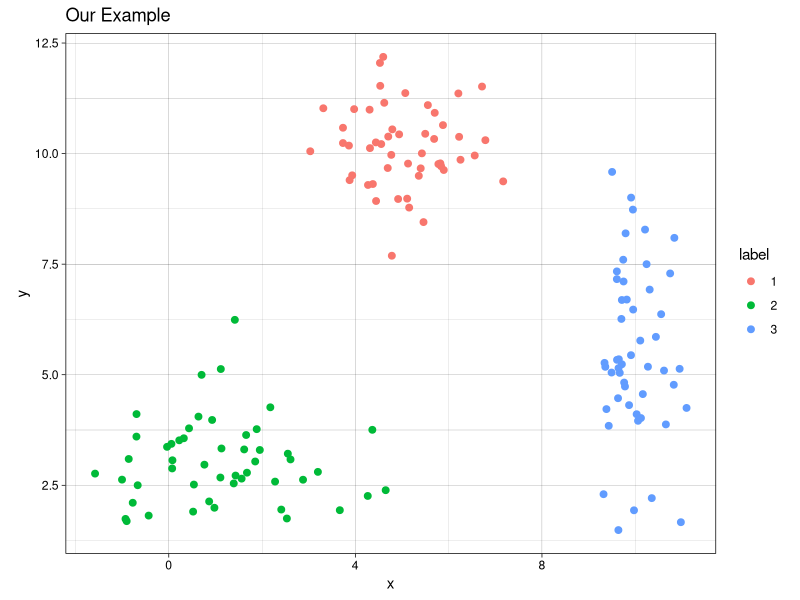
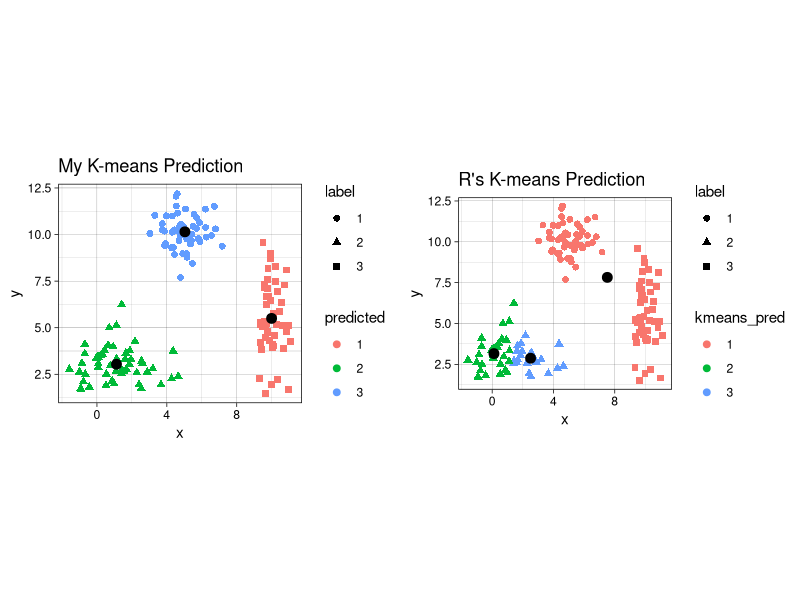
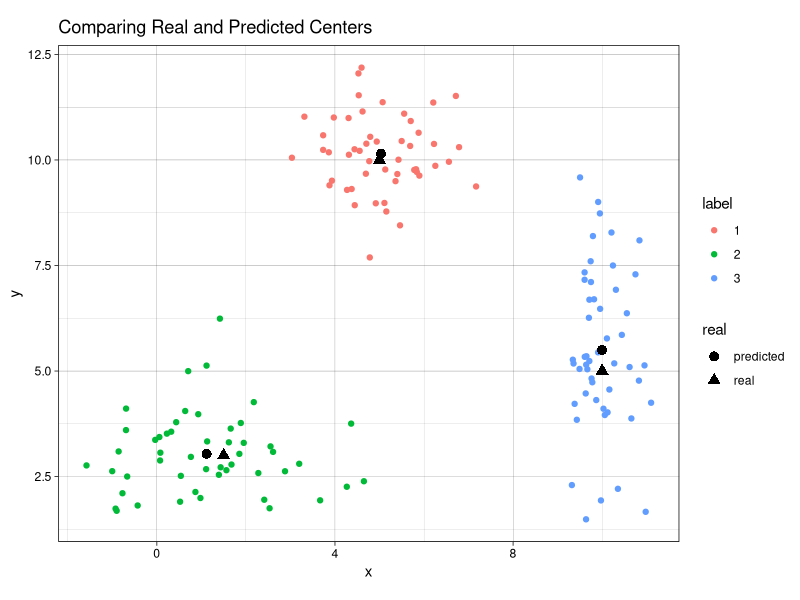
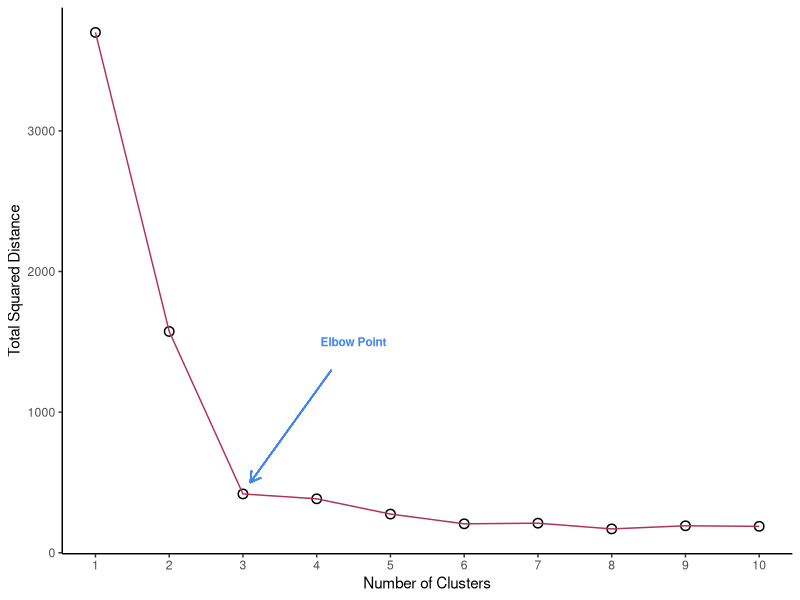
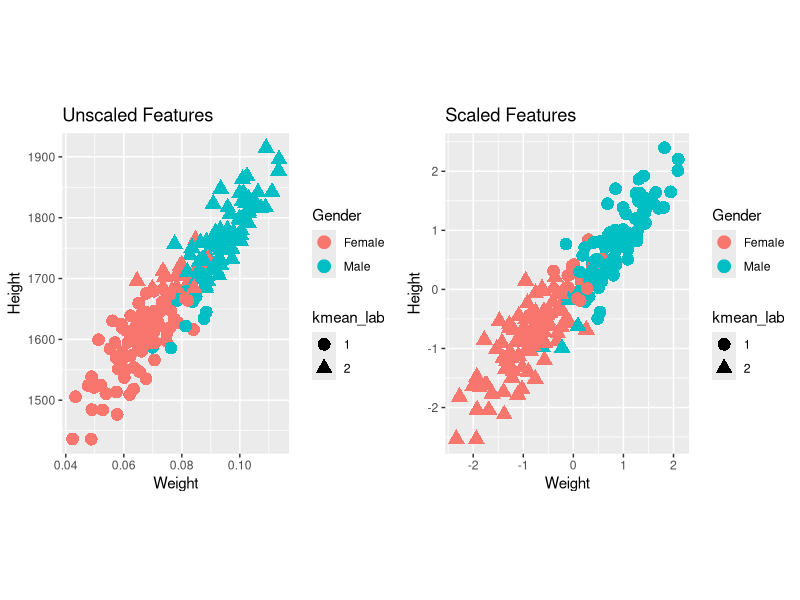

Write R code to recreate these figures, in order.
## ---- chunk 1
knitr::opts_chunk$set(
  fig.path = "images/"
)
## ---- chunk 2
# first create individual clusters with different distribution parameters
set.seed(123) # setting a seed for reproducibility

x1 <- rnorm(50, mean = 5, sd = 1)
y1 <- rnorm(50, mean = 10, sd = 1)
df1 <- data.frame(x = x1, y = y1, label = 1)

x2 <- rnorm(50, mean = 1.5, sd = 1.5)
y2 <- rnorm(50, mean = 3, sd = 1)
df2 <- data.frame(x = x2, y = y2, label = 2)

x3 <- rnorm(50, mean = 10, sd = 0.5)
y3 <- rnorm(50, mean = 5, sd = 2)
df3 <- data.frame(x = x3, y = y3, label = 3)

combined <- rbind(df1, df2, df3)
combined$label <- as.factor(combined$label) # label must be converted into a factor since it will be interpreted as a continuous variable, which it is not.
## ---- chunk 3
library(ggplot2)
th <- theme_linedraw() # setting the theme for the plots
tiff('./images/plot1.tiff', units="in", width=5, height=3, res=300)

ggplot(combined, aes(x= x, y = y)) +
  geom_point(aes(color=label), size = 2) +
  labs(title = "Our Example") + 
  th + theme(aspect.ratio = 0.8) 

garb <- dev.off()
## ---- chunk 4
my_kmeans <- function(df, n_clusters){ # the function will take a dataframe and num clusters as input
  # first, get the range of possible values to initiate random centers
  
  Z_hist <- data.frame()          # create history of Z and centers to see progress of iterations
  C_hist <- data.frame()
  
  Z <- rep(-1, nrow(df))     # Z are our indicator variable, we need to set placeholders for these variables that are different values. values don't matter as long as they are different from each other
 
   Z_new <- rep(0, nrow(df))  # these variables will tell the algorithm when to stop iterations
  
  centers <- array(0, dim = c(n_clusters, ncol(df)) ) # create a placeholder for centers array
  # now we can initialize random centers

  min <- min(df)
  max <- max(df)  
  for(row in seq(1, n_clusters)){
    for(col in seq(1, dim(centers)[2] ))
      centers[row, col] <- runif(1, min, max)
  }
  
  # now that we have the centers, we need to find differences between each point from each cluster
  # we will create a distance matrix
  
  Dist <- array(0, dim = c(nrow(df), n_clusters ) )
  
  iteration = 0 # keep track of iterations
  while(sum(Z-Z_new) !=0 ){ # keep iterating until Z and Z_new are equal
    
    Z_add <- data.frame(Z = Z_new, iteration = iteration)
    C_add <- data.frame(centers, iteration = iteration)
    
    Z_hist <- rbind(Z_hist, Z_add) # appending new iterations to keep track of the history
    C_hist <- rbind(C_hist, C_add)
    
    Z <- Z_new
    for(center in seq(1, nrow(centers))){
      distance <- apply(df, 1, function(x) sum((x - centers[center, ])^2) ) # compute euclidian distance 
      for(x in seq(1, length(distance))){
        Dist[x, center] <- distance[x] # filling in distance matrix with euclidian distances
      }
    }
    
    Z_new <- max.col(-Dist) # note that max.col function finds the column that has the maximum value.
                            # since we want to find the minimum distance, we invert by distance matrix
                            # by multiplying the whole matrix by -1. 
    
    # next, we need to move the centers since the center values for each cluster has changed
    
    for(center in seq(1, n_clusters)){
      for(var in seq(1, ncol(centers) )){
        if(sum(Z_new==center) ==0 ) centers[center, var] = centers[center, var]
        else centers[center, var] <- mean(df[Z_new == center, var])
      }
    }

    iteration = iteration + 1
  }
  # cat('Took', iteration - 1, 'iterations to converge!')
  Z_hist$prediction <- as.factor(Z_hist$Z)
  Z_new <- as.factor(Z_new)
  output <- list(Z_new, centers, Z_hist, C_hist)
  return(output)
}

## ---- chunk 5
library(gganimate)

no_labs = combined[,1:2]

prediction <- my_kmeans(no_labs, 3)
Z_hist <- cbind(combined, prediction[[3]])
c_hist <- prediction[[4]]

g <- ggplot(Z_hist, aes(x = x, y = y)) +
  geom_point(aes(color = prediction, shape = label), size = 1) +
  geom_point(data = c_hist, aes(x = X1, y = X2), size = 2) +
  labs(title = 'Iteration: {frame_time}') +
  th + theme(text = element_text(size = 5)) +
  transition_time(iteration) 

animate(g, nframes=  length(unique(Z_hist$iteration)), fps = 1,
        width = 1000, height=800, res = 300)
## ---- chunk 6
combined$predicted <- as.factor(prediction[[1]]) # remeber to convert the integer values to  factors
centers <- prediction[[2]]

kmeans <- kmeans(no_labs, 3)

combined$kmeans_pred <- as.factor(kmeans$cluster)

g1 <- ggplot(combined, aes(x = x, y = y)) + 
  geom_point(aes(color = predicted, shape = label), size = 2) +
  geom_point(data = data.frame(centers), aes(X1, X2), size = 3) +
  labs(title = 'My K-means Prediction') +
  th + theme(aspect.ratio = 0.9)

g2 <- ggplot(combined, aes(x=x , y = y)) +
  geom_point(aes(color = kmeans_pred, shape = label), size = 2) +
  geom_point(data = data.frame(data.frame(kmeans$centers)), aes(x, y), size = 3) +
  labs(title = "R's K-means Prediction") +
  th + theme(aspect.ratio = 0.9)

library(gridExtra) # import library to display graphs in a grid

tiff('./images/plot2.tiff', units="in", width=10, height=5, res=600)

grid.arrange(g1, g2, nrow=1, respect=TRUE)

garb <- dev.off()
## ---- chunk 7
predicted_centers <- tail(c_hist, 3)[,-3] # k-means predicted centers
predicted_centers$real <- 'predicted'

real_centers <- matrix(c(5,10,1.5,3,10,5), byrow = TRUE, ncol=2) # generated data from these centers
real_centers <- data.frame(real_centers)
real_centers$real <- 'real'

both_centers <- rbind(predicted_centers, real_centers)

tiff('./images/plot3.tiff', units="in", width=5, height=3, res=300)
 
ggplot(combined, aes(x = x, y = y)) +
  geom_point(aes(color = label)) +
  geom_point(data = both_centers, aes(x= X1,y= X2, shape = real), size = 3) +
  labs(title = 'Comparing Real and Predicted Centers') +
  th + theme(aspect.ratio = 0.8)

garb <- dev.off()
## ---- chunk 8

## ---- chunk 9
# first create function to determine total distance from clusters
# pass in the data (raw data), the predicted labels from k means, and the centers
find_distances <- function(data, predicted_labs, centers){
  # first prepare dataframes for computations
  merged <- cbind(data, center = predicted_labs) # combining the raw data with the predicted labs
  # center_lab <- data.frame(centers, center = 1:nrow(centers))
  #merged2 <- merge(merged1, center_lab)
  tot_sq_dist <- 0 # initialize total square distacnce
  
  # following lines add up the total squared distances
  for(cen in 1:nrow(centers)){
    cluster_points <- merged[merged$center==cen,  colnames(merged) != 'center']
    if(nrow(cluster_points)!=0){
      expand_centers <- matrix(rep(centers[cen,], nrow(cluster_points)), ncol = 2, byrow=TRUE)
      sq_dist <- sum((cluster_points - expand_centers)^2)
      tot_sq_dist <- tot_sq_dist + sq_dist
    }
  }
  return(tot_sq_dist)  
}

# testing function ...
# km <- my_kmeans(no_labs, 4)
# predicted_labs <- km[[1]]
# centers <- km[[2]]
# find_distances(no_labs, predicted_labs, centers)
## ---- chunk 10
lab_hist <- data.frame() # initialize histories
cen_hist <- data.frame()
dist_hist <- data.frame()

num_clusters <- 10
for(clusters in 1:num_clusters){
  km <- my_kmeans(no_labs, n_clusters = clusters)
  
  new_df <- no_labs
  new_df$pred <- km[[1]]
  new_df$num_clusters <- clusters
  
  centers <- data.frame(km[[2]])
  centers$num_clusters <- clusters
  
  lab_hist <- rbind(lab_hist, new_df)
  cen_hist <- rbind(cen_hist, centers)
  
  sq_dist <- find_distances(no_labs, new_df$pred,
                                    as.matrix(centers[,colnames(centers) != 'num_clusters']))
  sq_dist_df <- data.frame(sq_dist, num_clusters = clusters)
  dist_hist <- rbind(dist_hist, sq_dist_df)
}

tiff('./images/scree.tiff', units="px", width=1000, height=800, res=300)

ggplot(dist_hist, aes(x = num_clusters, y = sq_dist)) +
  geom_point(size=3) +
  geom_point(color = 'white', size = 2) +
  geom_line(color = 'maroon', size= 0.5) +
  xlab('Number of Clusters') + ylab('Total Squared Distance') +
  scale_x_continuous(breaks = 0:num_clusters+1) + theme_classic() +
  annotate("text", x = 4.5, y = 1500, label = "Elbow Point", size = 3, fontface=2,
           colour = '#4285f4') +
  geom_segment(aes(x=4.2, y=1300, xend = 3.1, yend = 500), arrow = arrow(length=unit(0.3, 'cm')),
               colour = '#4285f4')
  
garb <- dev.off()

# create the gif
g <- ggplot(lab_hist, aes(x,y)) +
  geom_point(aes(color = pred)) +
  geom_point(data = cen_hist, aes(X1, X2)) +
  labs(title = 'Number of Clusters: {frame_time}') +
  th + theme(text = element_text(size = 8), legend.position = 'none') +
  transition_time(num_clusters) 
  
animate(g, nframes =  num_clusters, fps = 1,
        width = 1000, height=800, res = 300)
## ---- chunk 11
library(knitr)
library(kableExtra)
set.seed(123)
h_w <- read.csv('./data/gender-height-weight.csv')[,c(1,4:5)]
colnames(h_w) = c('Gender', 'Height', 'Weight')
# sample observations, since harder to see with 10000 observations
h_w_sample <- h_w[sample(1:nrow(h_w), 200),]
# converting inches to feet for sake of demonstration
h_w_sample$Height = h_w_sample$Height*10
h_w_sample$Weight <- h_w_sample$Weight * 0.0011
h_w_sample$kmean_lab <- as.factor(kmeans(h_w_sample[,2:3], 2)$cluster)

h_w_scaled <- data.frame(scale(h_w_sample[2:3]))
h_w_scaled$Gender <- h_w_sample$Gender
h_w_scaled$kmean_lab <- as.factor(kmeans(h_w_scaled[,1:2], 2)$cluster)

g1 <- ggplot(h_w_sample, aes(x = Weight, y = Height)) + 
        geom_point(aes(color = Gender, shape = kmean_lab), size = 4) + 
        labs(title = "Unscaled Features")

g2 <- ggplot(h_w_scaled, aes(x = Weight, y = Height)) + 
        geom_point(aes(color = Gender, shape = kmean_lab), size = 4) +
        labs(title = "Scaled Features" )

tiff('./images/scaling.tiff', units="in", width=10, height=5, res=600)

grid.arrange(g1, g2, nrow=1, respect=TRUE)

garb <- dev.off()

cm1 <- table(h_w_sample$Gender, h_w_sample$kmean_lab)
cm2 <- table(h_w_scaled$Gender, h_w_scaled$kmean_lab)
t1 <- kable(cm1, align = 'clc',
            caption = "Unscaled Features",
            format = "html") %>% kable_styling(full_width = F, position = "float_left")
t2 <- kable(cm2, align = 'clc',
            caption = "Scaled Features",
            format = "html") %>% kable_styling(full_width = F, position = "right")
## ---- chunk 12
t1
t2

acc1 <- sum(diag(cm1))/sum(cm1)
acc2 <- sum(diag(cm2))/sum(cm2)
